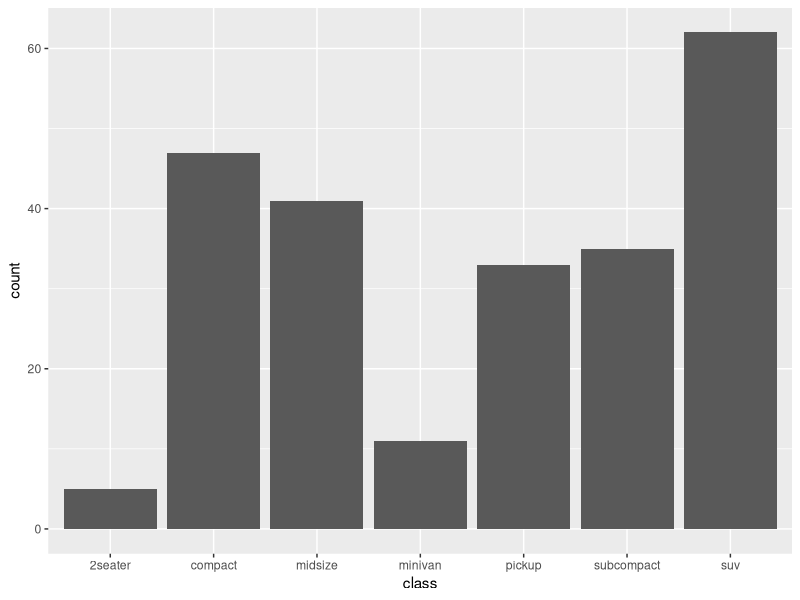
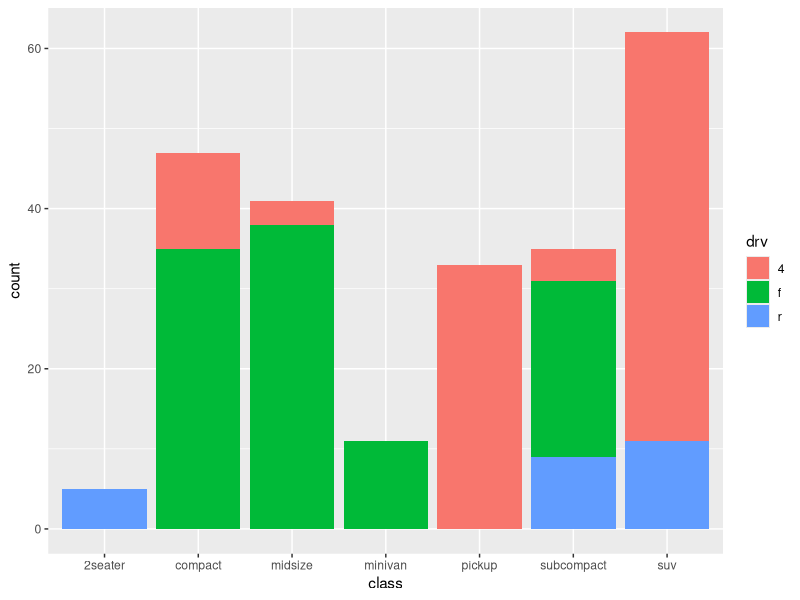
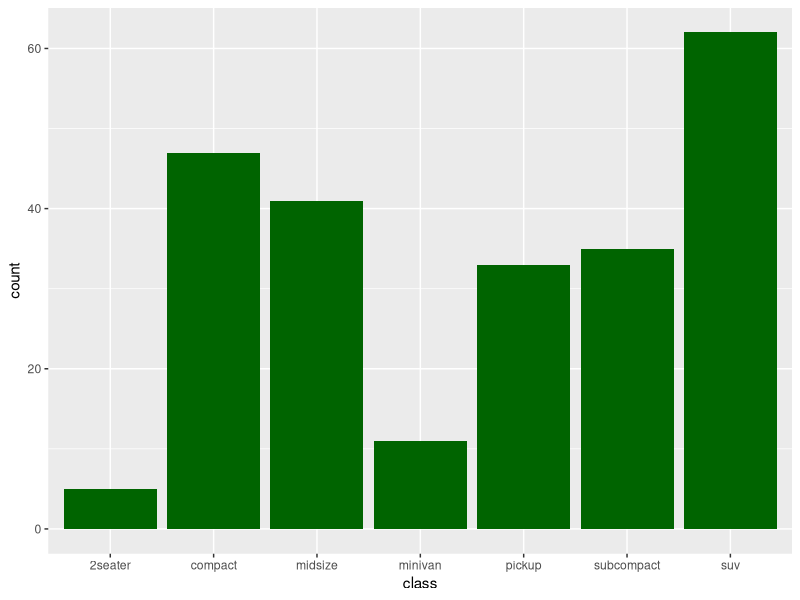
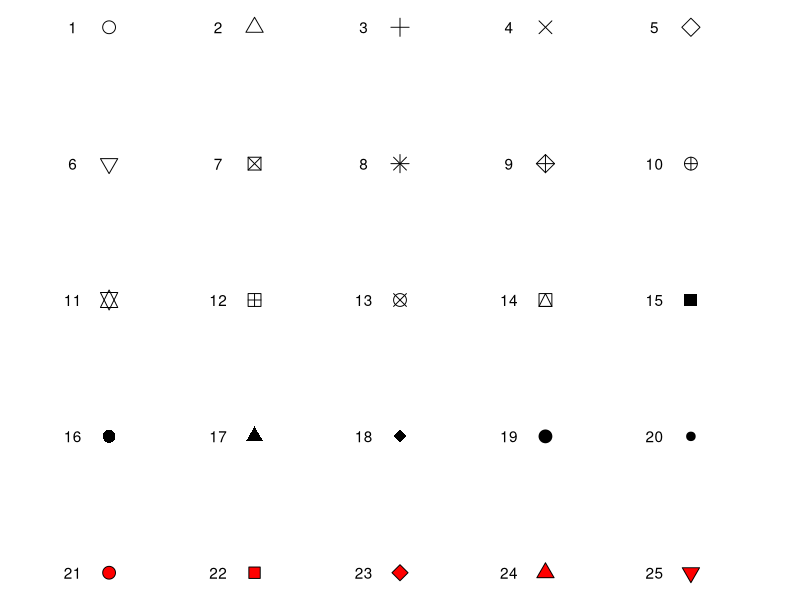
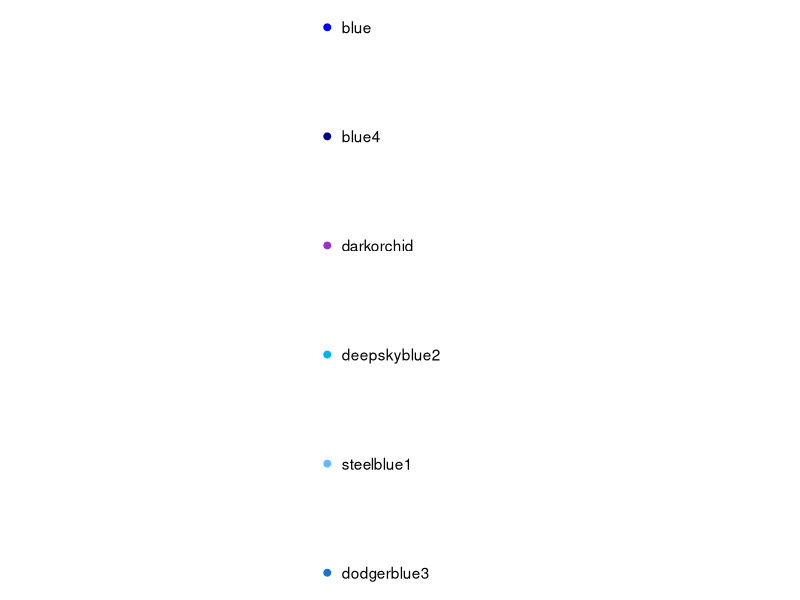
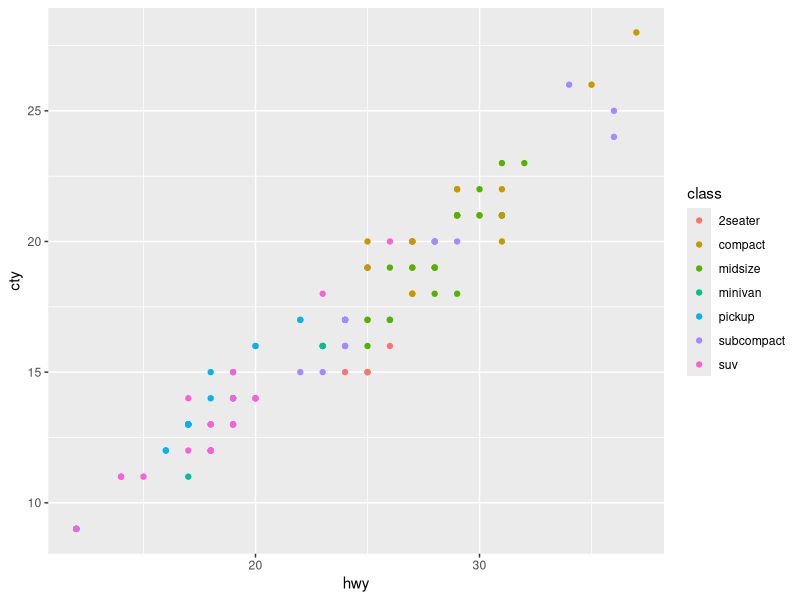
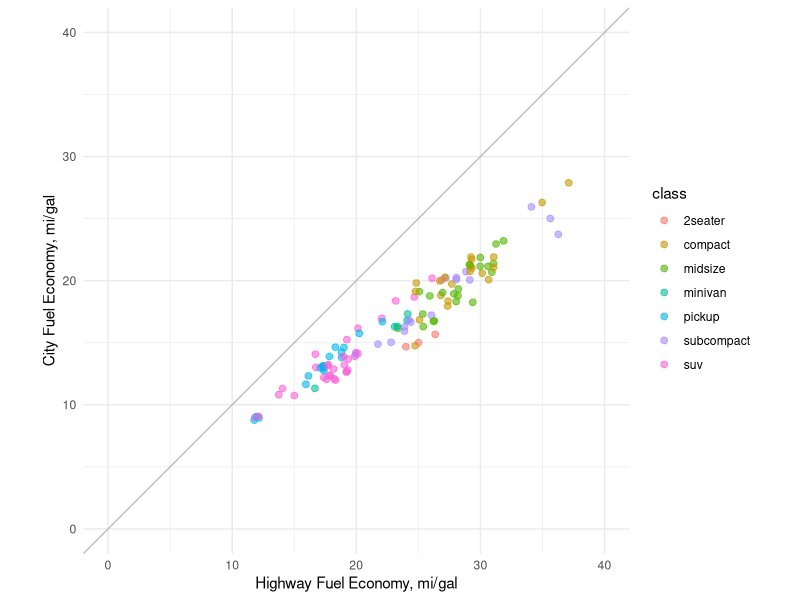
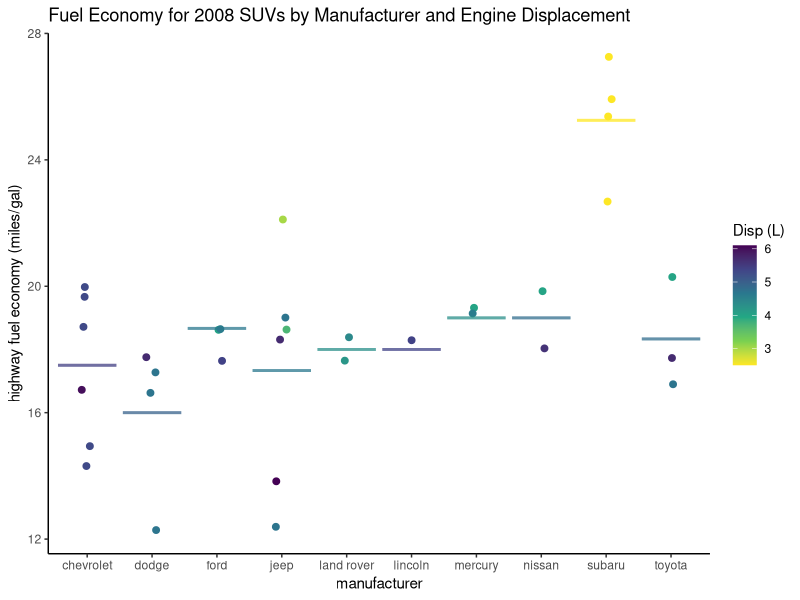

Here is the R script that generated these plots, in order:
## ---- chunk 1
library(tidyverse)
library(scales)
library(kableExtra)
## ---- chunk 2

# use ggplot() to map the data and a single aesthetic (variable = class)
ggplot(data = mpg, aes(x = class)) + 
  geom_bar() # call to a specific geom to plot the mapped data
## ---- chunk 3

# call to ggplot to map the data and a single aesthetic
ggplot(data = mpg, aes(x = class, fill = drv)) +
  geom_bar()  # call to a specific geom to plot the mapped data
## ---- chunk 4
aes_vals <- data.frame(aes = c("`x`", "`y`", "`shape`",
                               "`color`", "`fill`", "`size`",
                               "`alpha`", "`linetype`"),
                       desc = c("Variable to plot on x-axis", 
                                "Variable to plot on y-axis", 
                                "Shape of the element being plotted",
                                "Color of border of elements", 
                                "Color of inside of elements",
                                "Size of the element", 
                                "Transparency (1: opaque; 0: transparent)",
                                "Type of line (e.g., solid, dashed)"))
knitr::kable(aes_vals, 
             col.names = c("Code", "Description"), 
             caption = "Common Plot Aesthetics")
## ---- chunk 5
plot_funcs <- data.frame(type = c("Histogram (1 numeric variable)",
                                  "Scatterplot (2 numeric variables)",
                                  "Boxplot (1 numeric variable, possibly 1 factor variable)",
                                  "Line graph (2 numeric variables)"), 
                         ggplot2_func = c("`geom_histogram()`",
                                          "`geom_point()`",
                                          "`geom_boxplot()`",
                                          "`geom_line()`"))
knitr::kable(plot_funcs, 
             col.names = c("Plot type", "ggplot2 function"),
             caption = "A Few Basic Geom Types")
## ---- chunk 6

# call to ggplot where one `fill` overrides another
ggplot(data = mpg, aes(x = class, fill = drv)) +
  geom_bar(fill = "darkgreen")
## ---- chunk 7
x <- rep(1:5, 5)
y <- rep(1:5, each = 5)
my.shapes <- 1:25
to_plot <- tibble(x = x, y = y, shape = my.shapes)
ggplot(to_plot, aes(x = x, y = y)) + 
  geom_point(shape = my.shapes, size = 4, color = "black", fill = "red") + 
  geom_text(label = my.shapes, nudge_x = -0.25) +
  xlim(c(0.5, 5.5)) + 
  theme_void() + 
  scale_y_reverse()
## ---- chunk 8
x <- rep(0, 6)
y <- 1:6
my.colors <- c("blue", "blue4", "darkorchid", 
               "deepskyblue2", "steelblue1", "dodgerblue3")
to_plot <- tibble(x = x, y = y, color = my.colors)
ggplot(to_plot, aes(x = x, y = y)) + 
  geom_point(color = my.colors, size = 2) + 
  geom_text(label = my.colors, hjust = 0, nudge_x = 0.05) + 
  theme_void() + 
  xlim(c(-1, 1.5)) +
  scale_y_reverse()
## ---- chunk 9
plot_adds <- data.frame(add = c("`ggtitle()`",
                                "`xlab()`, `ylab()`",
                                "`xlim()`, `ylim()`",
                                "`scale_x_log10()`"),
                        descrip = c("Plot title",
                                    "Labels for x- and y-axis",
                                    "Limits of x- and y-axis",
                                    "Log scale of x-axis"))
knitr::kable(plot_adds, 
             col.names = c("Element", "Description"),
             caption = "Common Scale Elements")
## ---- chunk 10
# quantitative summary in pipe
mpg %>% 
  dplyr::filter(year == 2008) %>%
  dplyr::group_by(class) %>%
  dplyr::tally() %>% 
  dplyr::ungroup()
## ---- chunk 11

# load required R packages
library(dplyr) # for data wrangling and manipulation
library(ggplot2) # for data visualization
## alternatively, use `library(tidyverse)`, if you will need multiple packages

ggplot2::ggplot() +
  geom_point(data = dplyr::filter(mpg, year == 2008), # filter data
             aes(x = hwy, y = cty, color = class)) # assign x, y, and color
## ---- chunk 12
# call to ggplot, note that data and aesthetics are called in first geom layer
ggplot2::ggplot() +
  # first geom layer (jitter)
  geom_jitter(data = dplyr::filter(mpg, year == 2008),
             aes(x = hwy, y = cty, color = class),
             width = 0.4,
             alpha = 0.6,
             size = 2) +
  # second geom layer (line)
  geom_abline(intercept = 0,
              slope = 1, 
              color = "grey") +
  # call fixed coordinate system
  coord_fixed() +
  # set axis limits
  xlim(c(0,40)) +
  ylim(c(0,40)) +
  # add axis labels
  xlab("Highway Fuel Economy, mi/gal") +
  ylab("City Fuel Economy, mi/gal") +
  # adopt theme without grey background
  theme_minimal()
## ---- chunk 13

# use dplyr to create a summary subset from the `mpg` dataframe
mpg_subset <- mpg %>%
  dplyr::filter(class == "suv", year == 2008) %>%
  dplyr::group_by(manufacturer) %>%
  dplyr::summarize(hwy_mean = mean(hwy), displ_mean = mean(displ))

# call to ggplot, note that data and aesthetics are called in each geom layer
ggplot() +
  # first layer - note the main dataframe was called
  geom_jitter(data = filter(mpg, class == "suv" & year == 2008),
           aes(x = manufacturer, 
               y = hwy, 
               color = displ),
           width = 0.1,
           size = 2) +
  # second layer - note the subset dataframe was called 
  geom_errorbar(data = mpg_subset,
             aes(x = manufacturer,
                 ymin = hwy_mean,
                 ymax = hwy_mean,
                 color = displ_mean),
             alpha = 0.5,
             size = 1) +
  # customize plot labels
  labs(title = "Fuel Economy for 2008 SUVs by Manufacturer and Engine Displacement",
       color = "Disp (L)") +
  ylab("highway fuel economy (miles/gal)") +
  # add a fancy color scale
  scale_color_viridis_c(option = "D", direction = -1) +
  # adopt a theme without gray background
  theme_classic() 
